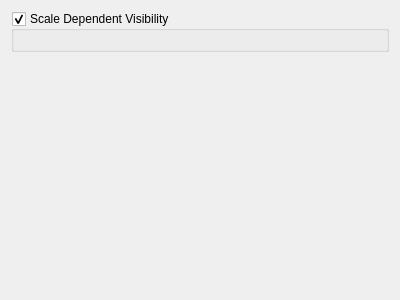
<?xml version="1.0" encoding="UTF-8"?>
<ui version="4.0">
 <class>Form</class>
 <widget class="QWidget" name="Form">
  <property name="geometry">
   <rect>
    <x>0</x>
    <y>0</y>
    <width>400</width>
    <height>300</height>
   </rect>
  </property>
  <property name="windowTitle">
   <string>Form</string>
  </property>
  <layout class="QVBoxLayout" name="verticalLayout">
   <item>
    <widget class="QgsCollapsibleGroupBox" name="gbRenderingScale">
     <property name="title">
      <string>Scale Dependent Visibility</string>
     </property>
     <property name="checkable">
      <bool>true</bool>
     </property>
     <layout class="QVBoxLayout" name="verticalLayout_13">
      <item>
       <widget class="QgsScaleRangeWidget" name="mScaleRangeWidget"/>
      </item>
     </layout>
    </widget>
   </item>
   <item>
    <spacer name="verticalSpacer">
     <property name="orientation">
      <enum>Qt::Vertical</enum>
     </property>
     <property name="sizeHint" stdset="0">
      <size>
       <width>20</width>
       <height>40</height>
      </size>
     </property>
    </spacer>
   </item>
  </layout>
 </widget>
 <customwidgets>
  <customwidget>
   <class>QgsCollapsibleGroupBox</class>
   <extends>QGroupBox</extends>
   <header>qgscollapsiblegroupbox.h</header>
   <container>1</container>
  </customwidget>
  <customwidget>
   <class>QgsScaleRangeWidget</class>
   <extends>QWidget</extends>
   <header>qgsscalerangewidget.h</header>
  </customwidget>
 </customwidgets>
 <resources/>
 <connections/>
</ui>
